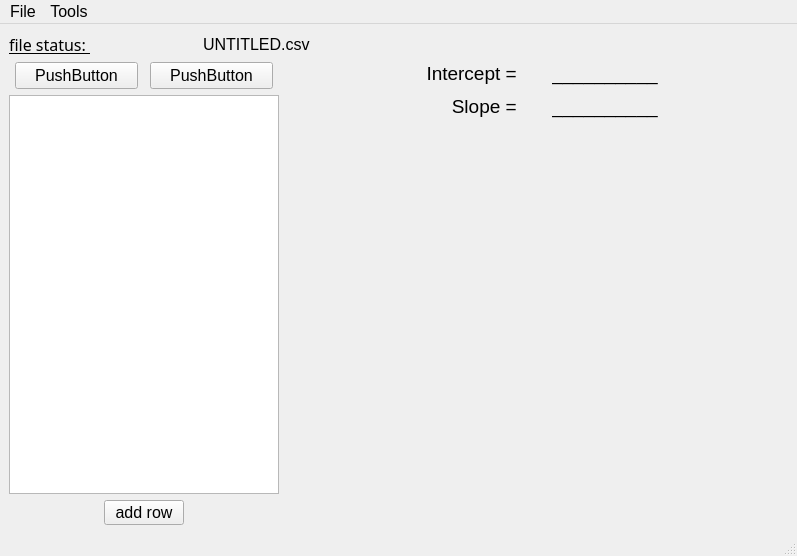
<?xml version="1.0" encoding="UTF-8"?>
<ui version="4.0">
 <class>MnkWindow</class>
 <widget class="QMainWindow" name="MnkWindow">
  <property name="geometry">
   <rect>
    <x>0</x>
    <y>0</y>
    <width>797</width>
    <height>556</height>
   </rect>
  </property>
  <property name="minimumSize">
   <size>
    <width>600</width>
    <height>400</height>
   </size>
  </property>
  <property name="windowTitle">
   <string>MainWindow</string>
  </property>
  <widget class="QWidget" name="centralwidget">
   <layout class="QVBoxLayout" name="verticalLayout_2">
    <item>
     <layout class="QHBoxLayout" name="horizontalLayout">
      <item>
       <widget class="QLabel" name="promptLabel">
        <property name="sizePolicy">
         <sizepolicy hsizetype="Fixed" vsizetype="Preferred">
          <horstretch>0</horstretch>
          <verstretch>0</verstretch>
         </sizepolicy>
        </property>
        <property name="font">
         <font>
          <family>Rockwell</family>
          <pointsize>12</pointsize>
          <underline>true</underline>
         </font>
        </property>
        <property name="text">
         <string>file status: </string>
        </property>
       </widget>
      </item>
      <item>
       <widget class="QLabel" name="labelStatus">
        <property name="sizePolicy">
         <sizepolicy hsizetype="Fixed" vsizetype="Preferred">
          <horstretch>0</horstretch>
          <verstretch>0</verstretch>
         </sizepolicy>
        </property>
        <property name="minimumSize">
         <size>
          <width>100</width>
          <height>0</height>
         </size>
        </property>
        <property name="font">
         <font>
          <pointsize>12</pointsize>
         </font>
        </property>
        <property name="text">
         <string/>
        </property>
       </widget>
      </item>
      <item>
       <widget class="QLabel" name="labelFileName">
        <property name="font">
         <font>
          <pointsize>12</pointsize>
         </font>
        </property>
        <property name="text">
         <string>UNTITLED.csv</string>
        </property>
       </widget>
      </item>
     </layout>
    </item>
    <item>
     <layout class="QHBoxLayout" name="horizontalLayout3">
      <item>
       <layout class="QVBoxLayout" name="verticalLayout">
        <item>
         <layout class="QHBoxLayout" name="horizontalLayout_2">
          <item>
           <widget class="QPushButton" name="fitButton">
            <property name="sizePolicy">
             <sizepolicy hsizetype="Fixed" vsizetype="Fixed">
              <horstretch>0</horstretch>
              <verstretch>0</verstretch>
             </sizepolicy>
            </property>
            <property name="minimumSize">
             <size>
              <width>123</width>
              <height>0</height>
             </size>
            </property>
            <property name="maximumSize">
             <size>
              <width>123</width>
              <height>16777215</height>
             </size>
            </property>
            <property name="font">
             <font>
              <pointsize>12</pointsize>
             </font>
            </property>
            <property name="text">
             <string>PushButton</string>
            </property>
           </widget>
          </item>
          <item>
           <widget class="QPushButton" name="exitButton">
            <property name="sizePolicy">
             <sizepolicy hsizetype="Fixed" vsizetype="Fixed">
              <horstretch>0</horstretch>
              <verstretch>0</verstretch>
             </sizepolicy>
            </property>
            <property name="minimumSize">
             <size>
              <width>123</width>
              <height>0</height>
             </size>
            </property>
            <property name="maximumSize">
             <size>
              <width>123</width>
              <height>16777215</height>
             </size>
            </property>
            <property name="font">
             <font>
              <pointsize>12</pointsize>
             </font>
            </property>
            <property name="text">
             <string>PushButton</string>
            </property>
           </widget>
          </item>
         </layout>
        </item>
        <item>
         <widget class="QTableView" name="tableView">
          <property name="sizePolicy">
           <sizepolicy hsizetype="Fixed" vsizetype="Expanding">
            <horstretch>0</horstretch>
            <verstretch>0</verstretch>
           </sizepolicy>
          </property>
          <property name="minimumSize">
           <size>
            <width>270</width>
            <height>0</height>
           </size>
          </property>
          <property name="maximumSize">
           <size>
            <width>270</width>
            <height>16777215</height>
           </size>
          </property>
         </widget>
        </item>
        <item>
         <layout class="QHBoxLayout" name="horizontalLayout_6">
          <item>
           <widget class="QPushButton" name="addRowButton">
            <property name="sizePolicy">
             <sizepolicy hsizetype="Fixed" vsizetype="Fixed">
              <horstretch>0</horstretch>
              <verstretch>0</verstretch>
             </sizepolicy>
            </property>
            <property name="maximumSize">
             <size>
              <width>16777215</width>
              <height>25</height>
             </size>
            </property>
            <property name="font">
             <font>
              <pointsize>12</pointsize>
             </font>
            </property>
            <property name="layoutDirection">
             <enum>Qt::LeftToRight</enum>
            </property>
            <property name="text">
             <string>add row</string>
            </property>
            <property name="flat">
             <bool>false</bool>
            </property>
           </widget>
          </item>
         </layout>
        </item>
       </layout>
      </item>
      <item>
       <layout class="QVBoxLayout" name="verticalLayout_3">
        <item>
         <layout class="QVBoxLayout" name="verticalLayout_4">
          <item>
           <layout class="QHBoxLayout" name="horizontalLayout_4">
            <property name="spacing">
             <number>30</number>
            </property>
            <property name="sizeConstraint">
             <enum>QLayout::SetFixedSize</enum>
            </property>
            <item>
             <widget class="QLabel" name="label_4">
              <property name="sizePolicy">
               <sizepolicy hsizetype="Expanding" vsizetype="Fixed">
                <horstretch>0</horstretch>
                <verstretch>0</verstretch>
               </sizepolicy>
              </property>
              <property name="font">
               <font>
                <pointsize>14</pointsize>
               </font>
              </property>
              <property name="text">
               <string>Intercept = </string>
              </property>
              <property name="alignment">
               <set>Qt::AlignRight|Qt::AlignTrailing|Qt::AlignVCenter</set>
              </property>
             </widget>
            </item>
            <item>
             <widget class="QLabel" name="label_intercept">
              <property name="sizePolicy">
               <sizepolicy hsizetype="Expanding" vsizetype="Fixed">
                <horstretch>0</horstretch>
                <verstretch>0</verstretch>
               </sizepolicy>
              </property>
              <property name="font">
               <font>
                <pointsize>14</pointsize>
               </font>
              </property>
              <property name="text">
               <string>__________</string>
              </property>
             </widget>
            </item>
           </layout>
          </item>
          <item>
           <layout class="QHBoxLayout" name="horizontalLayout_5">
            <property name="spacing">
             <number>30</number>
            </property>
            <property name="sizeConstraint">
             <enum>QLayout::SetFixedSize</enum>
            </property>
            <property name="bottomMargin">
             <number>0</number>
            </property>
            <item>
             <widget class="QLabel" name="label">
              <property name="sizePolicy">
               <sizepolicy hsizetype="Expanding" vsizetype="Fixed">
                <horstretch>0</horstretch>
                <verstretch>0</verstretch>
               </sizepolicy>
              </property>
              <property name="minimumSize">
               <size>
                <width>0</width>
                <height>30</height>
               </size>
              </property>
              <property name="maximumSize">
               <size>
                <width>16777215</width>
                <height>30</height>
               </size>
              </property>
              <property name="font">
               <font>
                <pointsize>14</pointsize>
               </font>
              </property>
              <property name="layoutDirection">
               <enum>Qt::LeftToRight</enum>
              </property>
              <property name="text">
               <string>Slope = </string>
              </property>
              <property name="alignment">
               <set>Qt::AlignRight|Qt::AlignTrailing|Qt::AlignVCenter</set>
              </property>
             </widget>
            </item>
            <item>
             <widget class="QLabel" name="label_slope">
              <property name="sizePolicy">
               <sizepolicy hsizetype="Expanding" vsizetype="Fixed">
                <horstretch>0</horstretch>
                <verstretch>0</verstretch>
               </sizepolicy>
              </property>
              <property name="minimumSize">
               <size>
                <width>0</width>
                <height>30</height>
               </size>
              </property>
              <property name="maximumSize">
               <size>
                <width>16777215</width>
                <height>30</height>
               </size>
              </property>
              <property name="font">
               <font>
                <pointsize>14</pointsize>
               </font>
              </property>
              <property name="text">
               <string>__________</string>
              </property>
             </widget>
            </item>
           </layout>
          </item>
         </layout>
        </item>
        <item>
         <layout class="QHBoxLayout" name="horizontalLayout_3">
          <item>
           <spacer name="verticalSpacer">
            <property name="orientation">
             <enum>Qt::Vertical</enum>
            </property>
            <property name="sizeHint" stdset="0">
             <size>
              <width>1</width>
              <height>40</height>
             </size>
            </property>
           </spacer>
          </item>
          <item>
           <spacer name="horizontalSpacer">
            <property name="orientation">
             <enum>Qt::Horizontal</enum>
            </property>
            <property name="sizeType">
             <enum>QSizePolicy::Expanding</enum>
            </property>
            <property name="sizeHint" stdset="0">
             <size>
              <width>40</width>
              <height>20</height>
             </size>
            </property>
           </spacer>
          </item>
         </layout>
        </item>
       </layout>
      </item>
     </layout>
    </item>
   </layout>
  </widget>
  <widget class="QMenuBar" name="menubar">
   <property name="geometry">
    <rect>
     <x>0</x>
     <y>0</y>
     <width>797</width>
     <height>32</height>
    </rect>
   </property>
   <property name="sizePolicy">
    <sizepolicy hsizetype="MinimumExpanding" vsizetype="Minimum">
     <horstretch>0</horstretch>
     <verstretch>0</verstretch>
    </sizepolicy>
   </property>
   <property name="font">
    <font>
     <pointsize>12</pointsize>
    </font>
   </property>
   <widget class="QMenu" name="menuFile">
    <property name="font">
     <font>
      <pointsize>12</pointsize>
     </font>
    </property>
    <property name="title">
     <string>File</string>
    </property>
    <addaction name="actionOpen"/>
    <addaction name="actionSave"/>
    <addaction name="actionSaveAs"/>
    <addaction name="actionClose"/>
   </widget>
   <widget class="QMenu" name="menuTools">
    <property name="title">
     <string>Tools</string>
    </property>
    <addaction name="actionScreenCapture"/>
   </widget>
   <addaction name="menuFile"/>
   <addaction name="menuTools"/>
  </widget>
  <widget class="QStatusBar" name="statusbar"/>
  <action name="actionOpen">
   <property name="text">
    <string>Open</string>
   </property>
   <property name="font">
    <font>
     <pointsize>12</pointsize>
    </font>
   </property>
  </action>
  <action name="actionSave">
   <property name="text">
    <string>Save</string>
   </property>
   <property name="font">
    <font>
     <pointsize>12</pointsize>
    </font>
   </property>
  </action>
  <action name="actionClose">
   <property name="text">
    <string>Close</string>
   </property>
   <property name="font">
    <font>
     <pointsize>12</pointsize>
    </font>
   </property>
  </action>
  <action name="actionSaveAs">
   <property name="text">
    <string>Save as</string>
   </property>
   <property name="font">
    <font>
     <pointsize>12</pointsize>
    </font>
   </property>
  </action>
  <action name="actionScreenCapture">
   <property name="text">
    <string>Screen Capture</string>
   </property>
   <property name="font">
    <font>
     <pointsize>12</pointsize>
    </font>
   </property>
  </action>
 </widget>
 <resources/>
 <connections/>
</ui>
